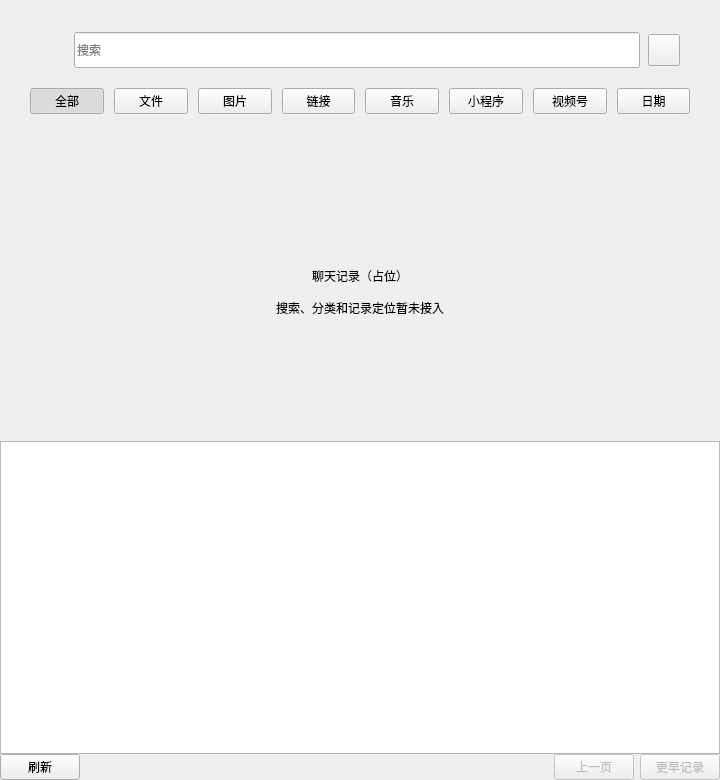
<?xml version="1.0" encoding="UTF-8"?>
<ui version="4.0">
 <class>ChatHistoryDialog</class>
 <widget class="QDialog" name="ChatHistoryDialog">
  <property name="geometry">
   <rect>
    <x>0</x>
    <y>0</y>
    <width>720</width>
    <height>780</height>
   </rect>
  </property>
  <property name="minimumSize">
   <size>
    <width>620</width>
    <height>440</height>
   </size>
  </property>
  <property name="windowTitle">
   <string>聊天记录</string>
  </property>
  <layout class="QVBoxLayout" name="window_layout" stretch="0,0,1,1,0">
   <property name="spacing">
    <number>0</number>
   </property>
   <property name="leftMargin">
    <number>0</number>
   </property>
   <property name="topMargin">
    <number>0</number>
   </property>
   <property name="rightMargin">
    <number>0</number>
   </property>
   <property name="bottomMargin">
    <number>0</number>
   </property>
   <item>
    <widget class="QWidget" name="history_toolbar">
     <layout class="QVBoxLayout" name="toolbar_layout">
      <property name="spacing">
       <number>12</number>
      </property>
      <property name="leftMargin">
       <number>30</number>
      </property>
      <property name="topMargin">
       <number>24</number>
      </property>
      <property name="rightMargin">
       <number>30</number>
      </property>
      <property name="bottomMargin">
       <number>12</number>
      </property>
      <item>
       <widget class="QFrame" name="history_search_bar">
        <property name="minimumSize">
         <size>
          <width>0</width>
          <height>52</height>
         </size>
        </property>
        <property name="frameShape">
         <enum>QFrame::NoFrame</enum>
        </property>
        <layout class="QHBoxLayout" name="search_layout">
         <property name="spacing">
          <number>8</number>
         </property>
         <property name="leftMargin">
          <number>14</number>
         </property>
         <property name="topMargin">
          <number>6</number>
         </property>
         <property name="rightMargin">
          <number>10</number>
         </property>
         <property name="bottomMargin">
          <number>6</number>
         </property>
         <item>
          <widget class="QLabel" name="search_icon">
           <property name="minimumSize">
            <size>
             <width>22</width>
             <height>22</height>
            </size>
           </property>
           <property name="maximumSize">
            <size>
             <width>22</width>
             <height>22</height>
            </size>
           </property>
           <property name="text">
            <string />
           </property>
          </widget>
         </item>
         <item>
          <widget class="QLineEdit" name="search_edit">
           <property name="minimumSize">
            <size>
             <width>0</width>
             <height>36</height>
            </size>
           </property>
           <property name="maxLength">
            <number>80</number>
           </property>
           <property name="placeholderText">
            <string>搜索</string>
           </property>
           <property name="clearButtonEnabled">
            <bool>true</bool>
           </property>
           <property name="accessibleName">
            <string>搜索聊天记录（暂未实现）</string>
           </property>
          </widget>
         </item>
         <item>
          <widget class="QPushButton" name="voice_search_btn">
           <property name="minimumSize">
            <size>
             <width>32</width>
             <height>32</height>
            </size>
           </property>
           <property name="maximumSize">
            <size>
             <width>32</width>
             <height>32</height>
            </size>
           </property>
           <property name="cursor">
            <cursorShape>PointingHandCursor</cursorShape>
           </property>
           <property name="toolTip">
            <string>语音搜索（暂未实现）</string>
           </property>
           <property name="accessibleName">
            <string>语音搜索（暂未实现）</string>
           </property>
           <property name="text">
            <string />
           </property>
           <property name="iconSize">
            <size>
             <width>24</width>
             <height>24</height>
            </size>
           </property>
           <property name="autoDefault">
            <bool>false</bool>
           </property>
          </widget>
         </item>
        </layout>
       </widget>
      </item>
      <item>
       <layout class="QHBoxLayout" name="categories_layout">
        <property name="spacing">
         <number>10</number>
        </property>
        <item>
         <widget class="QPushButton" name="all_btn">
          <property name="text">
           <string>全部</string>
          </property>
          <property name="autoDefault">
           <bool>false</bool>
          </property>
          <property name="checkable">
           <bool>true</bool>
          </property>
          <property name="checked">
           <bool>true</bool>
          </property>
         </widget>
        </item>
        <item>
         <widget class="QPushButton" name="files_btn">
          <property name="text">
           <string>文件</string>
          </property>
          <property name="checkable">
           <bool>true</bool>
          </property>
          <property name="autoDefault">
           <bool>false</bool>
          </property>
          <property name="cursor">
           <cursorShape>PointingHandCursor</cursorShape>
          </property>
         </widget>
        </item>
        <item>
         <widget class="QPushButton" name="media_btn">
          <property name="checkable">
           <bool>true</bool>
          </property>
          <property name="autoDefault">
           <bool>false</bool>
          </property>
          <property name="cursor">
           <cursorShape>PointingHandCursor</cursorShape>
          </property>
          <property name="text">
           <string>图片</string>
          </property>
         </widget>
        </item>
        <item>
         <widget class="QPushButton" name="links_btn">
          <property name="text">
           <string>链接</string>
          </property>
          <property name="checkable">
           <bool>true</bool>
          </property>
          <property name="autoDefault">
           <bool>false</bool>
          </property>
          <property name="cursor">
           <cursorShape>PointingHandCursor</cursorShape>
          </property>
         </widget>
        </item>
        <item>
         <widget class="QPushButton" name="music_btn">
          <property name="text">
           <string>音乐</string>
          </property>
          <property name="checkable">
           <bool>true</bool>
          </property>
          <property name="autoDefault">
           <bool>false</bool>
          </property>
          <property name="cursor">
           <cursorShape>PointingHandCursor</cursorShape>
          </property>
         </widget>
        </item>
        <item>
         <widget class="QPushButton" name="miniapps_btn">
          <property name="text">
           <string>小程序</string>
          </property>
          <property name="checkable">
           <bool>true</bool>
          </property>
          <property name="autoDefault">
           <bool>false</bool>
          </property>
          <property name="cursor">
           <cursorShape>PointingHandCursor</cursorShape>
          </property>
         </widget>
        </item>
        <item>
         <widget class="QPushButton" name="channels_btn">
          <property name="text">
           <string>视频号</string>
          </property>
          <property name="checkable">
           <bool>true</bool>
          </property>
          <property name="autoDefault">
           <bool>false</bool>
          </property>
          <property name="cursor">
           <cursorShape>PointingHandCursor</cursorShape>
          </property>
         </widget>
        </item>
        <item>
         <widget class="QPushButton" name="date_btn">
          <property name="text">
           <string>日期</string>
          </property>
          <property name="checkable">
           <bool>true</bool>
          </property>
          <property name="autoDefault">
           <bool>false</bool>
          </property>
          <property name="cursor">
           <cursorShape>PointingHandCursor</cursorShape>
          </property>
         </widget>
        </item>
       </layout>
      </item>
     </layout>
    </widget>
   </item>
   <item>
    <widget class="QFrame" name="history_separator">
     <property name="minimumSize">
      <size>
       <width>0</width>
       <height>1</height>
      </size>
     </property>
     <property name="maximumSize">
      <size>
       <width>16777215</width>
       <height>1</height>
      </size>
     </property>
     <property name="frameShape">
      <enum>QFrame::NoFrame</enum>
     </property>
    </widget>
   </item>
   <item>
    <widget class="QScrollArea" name="records_scroll">
     <property name="frameShape">
      <enum>QFrame::NoFrame</enum>
     </property>
     <property name="horizontalScrollBarPolicy">
      <enum>Qt::ScrollBarAlwaysOff</enum>
     </property>
     <property name="widgetResizable">
      <bool>true</bool>
     </property>
     <widget class="QWidget" name="records_content">
      <layout class="QVBoxLayout" name="records_layout">
       <property name="spacing">
        <number>14</number>
       </property>
       <property name="leftMargin">
        <number>36</number>
       </property>
       <property name="topMargin">
        <number>24</number>
       </property>
       <property name="rightMargin">
        <number>36</number>
       </property>
       <property name="bottomMargin">
        <number>24</number>
       </property>
       <item>
        <spacer name="empty_top_space">
         <property name="orientation">
          <enum>Qt::Vertical</enum>
         </property>
         <property name="sizeHint" stdset="0">
          <size>
           <width>20</width>
           <height>80</height>
          </size>
         </property>
        </spacer>
       </item>
       <item>
        <widget class="QLabel" name="empty_icon">
         <property name="text">
          <string />
         </property>
         <property name="alignment">
          <set>Qt::AlignCenter</set>
         </property>
        </widget>
       </item>
       <item>
        <widget class="QLabel" name="empty_title">
         <property name="text">
          <string>聊天记录（占位）</string>
         </property>
         <property name="textFormat">
          <enum>Qt::PlainText</enum>
         </property>
         <property name="alignment">
          <set>Qt::AlignCenter</set>
         </property>
         <property name="wordWrap">
          <bool>true</bool>
         </property>
        </widget>
       </item>
       <item>
        <widget class="QLabel" name="empty_description">
         <property name="text">
          <string>搜索、分类和记录定位暂未接入</string>
         </property>
         <property name="textFormat">
          <enum>Qt::PlainText</enum>
         </property>
         <property name="alignment">
          <set>Qt::AlignCenter</set>
         </property>
         <property name="wordWrap">
          <bool>true</bool>
         </property>
        </widget>
       </item>
       <item>
        <spacer name="empty_bottom_space">
         <property name="orientation">
          <enum>Qt::Vertical</enum>
         </property>
         <property name="sizeHint" stdset="0">
          <size>
           <width>20</width>
           <height>100</height>
          </size>
         </property>
        </spacer>
       </item>
      </layout>
     </widget>
    </widget>
   </item>
   <item>
    <widget class="QListWidget" name="results_list">
     <property name="spacing">
      <number>12</number>
     </property>
     <property name="horizontalScrollBarPolicy">
      <enum>Qt::ScrollBarAlwaysOff</enum>
     </property>
     <property name="visible">
      <bool>false</bool>
     </property>
    </widget>
   </item>
   <item>
    <layout class="QHBoxLayout" name="paging_layout">
     <property name="spacing">
      <number>6</number>
     </property>
     <property name="leftMargin">
      <number>0</number>
     </property>
     <property name="topMargin">
      <number>0</number>
     </property>
     <property name="rightMargin">
      <number>0</number>
     </property>
     <property name="bottomMargin">
      <number>0</number>
     </property>
     <item>
      <widget class="QPushButton" name="refresh_btn">
       <property name="text">
        <string>刷新</string>
       </property>
       <property name="autoDefault">
        <bool>false</bool>
       </property>
      </widget>
     </item>
     <item>
      <spacer name="paging_spacer">
       <property name="orientation">
        <enum>Qt::Horizontal</enum>
       </property>
       <property name="sizeHint">
        <size>
         <width>40</width>
         <height>20</height>
        </size>
       </property>
      </spacer>
     </item>
     <item>
      <widget class="QPushButton" name="previous_btn">
       <property name="text">
        <string>上一页</string>
       </property>
       <property name="autoDefault">
        <bool>false</bool>
       </property>
       <property name="enabled">
        <bool>false</bool>
       </property>
      </widget>
     </item>
     <item>
      <widget class="QPushButton" name="next_btn">
       <property name="text">
        <string>更早记录</string>
       </property>
       <property name="autoDefault">
        <bool>false</bool>
       </property>
       <property name="enabled">
        <bool>false</bool>
       </property>
      </widget>
     </item>
    </layout>
   </item>
  </layout>
 </widget>
 <tabstops>
  <tabstop>search_edit</tabstop>
  <tabstop>voice_search_btn</tabstop>
  <tabstop>files_btn</tabstop>
  <tabstop>media_btn</tabstop>
  <tabstop>links_btn</tabstop>
  <tabstop>music_btn</tabstop>
  <tabstop>miniapps_btn</tabstop>
  <tabstop>channels_btn</tabstop>
  <tabstop>date_btn</tabstop>
  <tabstop>all_btn</tabstop>
  <tabstop>results_list</tabstop>
  <tabstop>refresh_btn</tabstop>
  <tabstop>previous_btn</tabstop>
  <tabstop>next_btn</tabstop>
 </tabstops>
 <resources>
  <include location="../rc.qrc" />
 </resources>
 <connections />
</ui>
